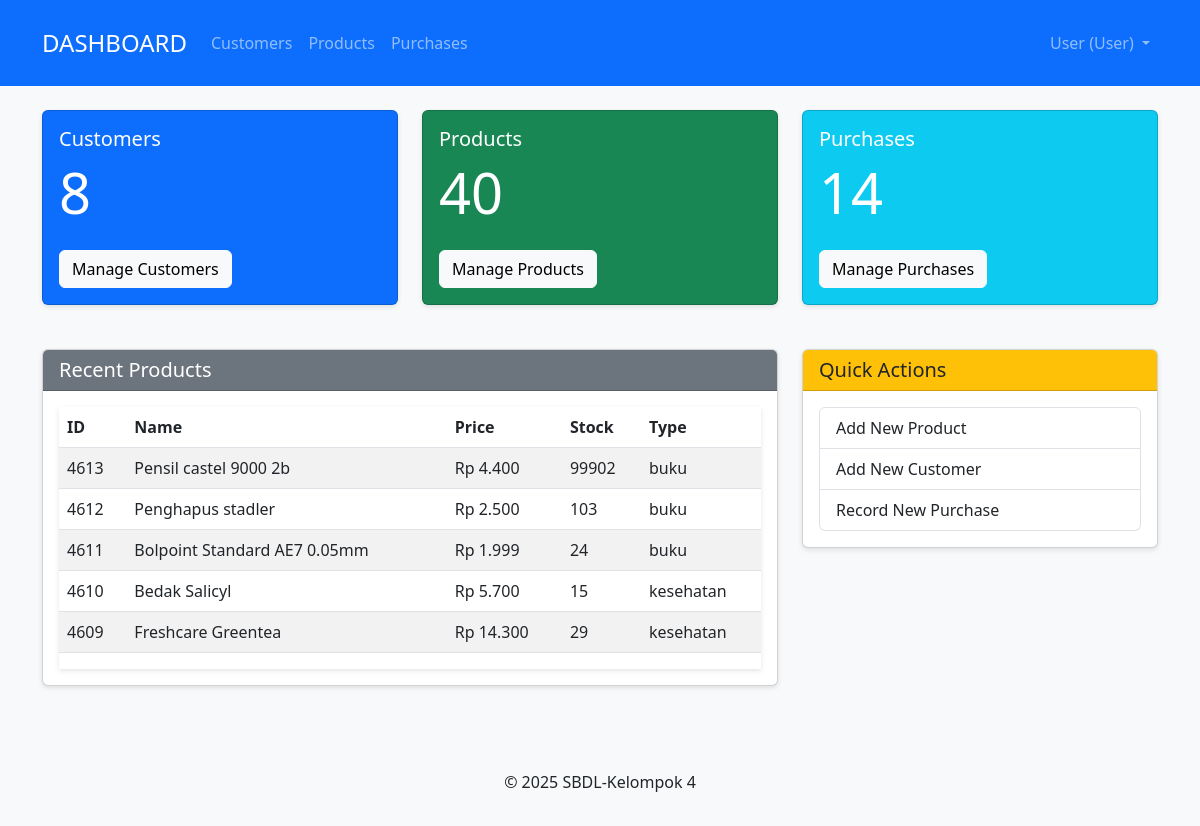
The page /admin/pages/home/index.php on the database its author committed.
### tables this page shows
CREATE TABLE `tb_produk` (
  `id_produk` int NOT NULL,
  `nama_produk` varchar(64) NOT NULL,
  `deskripsi` text,
  `harga_produk` decimal(10,2) DEFAULT NULL,
  `stok_produk` int DEFAULT NULL,
  `jenis_produk` varchar(100) NOT NULL,
  `exp_produk` date NOT NULL,
  `gambar` varchar(255) DEFAULT NULL,
  `status_produk` enum('belum_dibeli','dalam_keranjang','sudah_dibeli') DEFAULT 'belum_dibeli'
);

### admin/pages/home/index.php (the view, shortened to what this page needs)
<?php
 require_once '../../../config/database.php';
 include "../includes/header.php";
?>
<div class="container">
    <div class="row">
        <div class="col-md-4 mb-4">
            <div class="card dashboard-card text-white bg-primary">
                <div class="card-body">
                    <h5 class="card-title">Customers</h5>
                    <h2 class="display-4"><?php echo $customerCount; ?></h2>
                    <a href="../customer/index.php" class="btn btn-light mt-3">Manage Customers</a>
                </div>
            </div>
        </div>
        <div class="col-md-4 mb-4">
            <div class="card dashboard-card text-white bg-success">
                <div class="card-body">
                    <h5 class="card-title">Products</h5>
                    <h2 class="display-4"><?php echo $productCount; ?></h2>
                    <a href="../product/index.php" class="btn btn-light mt-3">Manage Products</a>
                </div>
            </div>
        </div>
        <div class="col-md-4 mb-4">
            <div class="card dashboard-card text-white bg-info">
                <div class="card-body">
                    <h5 class="card-title">Purchases</h5>
                    <h2 class="display-4"><?php echo $purchaseCount; ?></h2>
                    <a href="../purchase/index.php" class="btn btn-light mt-3">Manage Purchases</a>
                </div>
            </div>
        </div>
    </div>
    <div class="row">
        <div class="col-md-8">
            <div class="card">
                <div class="card-header bg-secondary text-white">
                    <h5 class="card-title mb-0">Recent Products</h5>
                </div>
                <div class="card-body">
                    <div class="table-responsive">
                        <table class="table table-striped table-hover">
                            <thead>
                                <tr>
                                    <th>ID</th>
                                    <th>Name</th>
                                    <th>Price</th>
                                    <th>Stock</th>
                                    <th>Type</th>
                                </tr>
                            </thead>
                            <tbody>
                                <?php
                                $result = mysqli_query($conn, "SELECT * FROM tb_produk ORDER BY id_produk DESC LIMIT 5");
                                if ($result && mysqli_num_rows($result) > 0) {
                                    while ($row = mysqli_fetch_assoc($result)) {
                                        echo "<tr>";
                                        echo "<td>{$row['id_produk']}</td>";
                                        echo "<td>{$row['nama_produk']}</td>";
                                        echo "<td>Rp " . number_format(floatval($row['harga_produk']), 0, ',', '.') . "</td>";
                                        echo "<td>{$row['stok_produk']}</td>";
                                        echo "<td>{$row['jenis_produk']}</td>";
                                        echo "</tr>";
                                    }
                                } else {
                                    echo "<tr><td colspan='5' class='text-center'>No products available</td></tr>";
                                }
                                ?>
                            </tbody>
                        </table>
                    </div>
                </div>
            </div>
        </div>
        <div class="col-md-4">
            <div class="card">
                <div class="card-header bg-warning">
                    <h5 class="card-title mb-0">Quick Actions</h5>
                </div>
                <div class="card-body">
                    <div class="list-group">
                        <a href="../product/add.php" class="list-group-item list-group-item-action">Add New Product</a>
                        <a href="../customer/add.php" class="list-group-item list-group-item-action">Add New Customer</a>
                        <a href="../purchase/add.php" class="list-group-item list-group-item-action">Record New Purchase</a>
                    </div>
                </div>
            </div>
        </div>
    </div>
</div>
<?php
 include "../includes/footer.php";
 ?>

### admin/assets/css/style.css (style rules this page uses)
body { background-color: #f8f9fa; }
.card { margin-bottom: 20px; box-shadow: 0 2px 5px rgba(0, 0, 0, 0.1); }
.table-responsive { box-shadow: 0 2px 5px rgba(0, 0, 0, 0.1); }
.dashboard-card { transition: transform 0.3s; }

### rows shown on the page
tb_produk: id_produk "4613", nama_produk "Pensil castel 9000 2b", harga_produk "4.400", stok_produk "99902", jenis_produk "buku"
tb_produk: id_produk "4612", nama_produk "Penghapus stadler", harga_produk "2.500", stok_produk "103", jenis_produk "buku"
tb_produk: id_produk "4611", nama_produk "Bolpoint Standard AE7 0.05mm", harga_produk "1.999", stok_produk "24", jenis_produk "buku"
tb_produk: id_produk "4610", nama_produk "Bedak Salicyl", harga_produk "5.700", stok_produk "15", jenis_produk "kesehatan"
tb_produk: id_produk "4609", nama_produk "Freshcare Greentea", harga_produk "14.300", stok_produk "29", jenis_produk "kesehatan"

### other values the page prints
$customerCount "8"
$productCount "40"
$purchaseCount "14"
